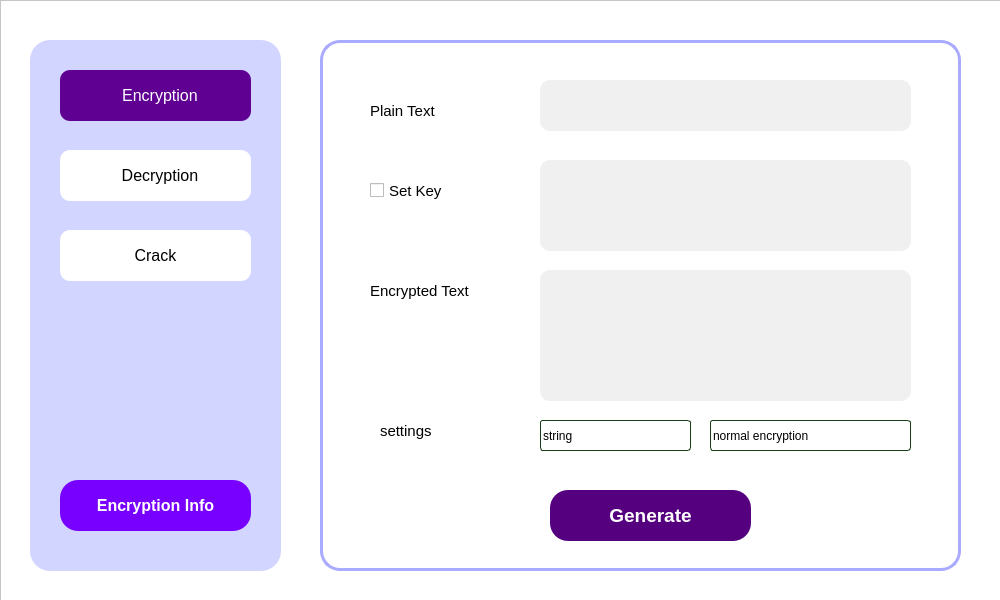
<?xml version="1.0" encoding="UTF-8"?>
<ui version="4.0">
 <class>EncryptionWindow</class>
 <widget class="QMainWindow" name="EncryptionWindow">
  <property name="geometry">
   <rect>
    <x>0</x>
    <y>0</y>
    <width>1000</width>
    <height>600</height>
   </rect>
  </property>
  <property name="sizePolicy">
   <sizepolicy hsizetype="Fixed" vsizetype="Fixed">
    <horstretch>0</horstretch>
    <verstretch>0</verstretch>
   </sizepolicy>
  </property>
  <property name="minimumSize">
   <size>
    <width>1000</width>
    <height>600</height>
   </size>
  </property>
  <property name="maximumSize">
   <size>
    <width>1000</width>
    <height>600</height>
   </size>
  </property>
  <property name="cursor">
   <cursorShape>ArrowCursor</cursorShape>
  </property>
  <property name="windowTitle">
   <string>Simple-DES</string>
  </property>
  <property name="windowIcon">
   <iconset resource="res.qrc">
    <normaloff>:/icons/icon/lock.png</normaloff>:/icons/icon/lock.png</iconset>
  </property>
  <property name="iconSize">
   <size>
    <width>26</width>
    <height>26</height>
   </size>
  </property>
  <property name="toolButtonStyle">
   <enum>Qt::ToolButtonTextOnly</enum>
  </property>
  <property name="dockOptions">
   <set>QMainWindow::AnimatedDocks</set>
  </property>
  <widget class="QWidget" name="centralwidget">
   <widget class="QFrame" name="main_frame">
    <property name="geometry">
     <rect>
      <x>0</x>
      <y>0</y>
      <width>1011</width>
      <height>611</height>
     </rect>
    </property>
    <property name="autoFillBackground">
     <bool>false</bool>
    </property>
    <property name="styleSheet">
     <string notr="true">QFrame {
	background-color:rgb(255, 255, 255);
}

QPushButton {
	border: none;
}

</string>
    </property>
    <property name="frameShape">
     <enum>QFrame::StyledPanel</enum>
    </property>
    <property name="frameShadow">
     <enum>QFrame::Raised</enum>
    </property>
    <property name="lineWidth">
     <number>1</number>
    </property>
    <widget class="QFrame" name="content_frame">
     <property name="geometry">
      <rect>
       <x>320</x>
       <y>40</y>
       <width>641</width>
       <height>531</height>
      </rect>
     </property>
     <property name="styleSheet">
      <string notr="true">QLineEdit {
	border-radius:10px;
	background-color:rgb(240, 240, 240);
	padding-left:10px;
	padding-right:10px;
}

QPushButton:hover {
	background-color:rgb(240, 240, 240);
}

#content_frame {
	border:3px solid rgb(170, 170, 255);
	border-radius:20px
}

</string>
     </property>
     <property name="frameShape">
      <enum>QFrame::StyledPanel</enum>
     </property>
     <property name="frameShadow">
      <enum>QFrame::Raised</enum>
     </property>
     <widget class="QLineEdit" name="plain_text_input">
      <property name="geometry">
       <rect>
        <x>220</x>
        <y>40</y>
        <width>371</width>
        <height>51</height>
       </rect>
      </property>
      <property name="font">
       <font>
        <family>Segoe UI</family>
        <pointsize>12</pointsize>
       </font>
      </property>
      <property name="styleSheet">
       <string notr="true"/>
      </property>
      <property name="text">
       <string/>
      </property>
     </widget>
     <widget class="QCheckBox" name="set_key_check">
      <property name="geometry">
       <rect>
        <x>50</x>
        <y>130</y>
        <width>161</width>
        <height>41</height>
       </rect>
      </property>
      <property name="font">
       <font>
        <family>Arial</family>
        <pointsize>11</pointsize>
        <weight>50</weight>
        <bold>false</bold>
       </font>
      </property>
      <property name="text">
       <string>Set Key</string>
      </property>
     </widget>
     <widget class="QLabel" name="encrpyt_text_label">
      <property name="geometry">
       <rect>
        <x>50</x>
        <y>230</y>
        <width>161</width>
        <height>41</height>
       </rect>
      </property>
      <property name="font">
       <font>
        <family>Arial</family>
        <pointsize>11</pointsize>
        <weight>50</weight>
        <bold>false</bold>
       </font>
      </property>
      <property name="text">
       <string>Encrypted Text</string>
      </property>
     </widget>
     <widget class="QLabel" name="plain_text_label">
      <property name="geometry">
       <rect>
        <x>50</x>
        <y>50</y>
        <width>161</width>
        <height>41</height>
       </rect>
      </property>
      <property name="font">
       <font>
        <family>Arial</family>
        <pointsize>11</pointsize>
        <weight>50</weight>
        <bold>false</bold>
       </font>
      </property>
      <property name="text">
       <string>Plain Text</string>
      </property>
     </widget>
     <widget class="QPushButton" name="generate_button">
      <property name="geometry">
       <rect>
        <x>230</x>
        <y>450</y>
        <width>201</width>
        <height>51</height>
       </rect>
      </property>
      <property name="font">
       <font>
        <family>Segoe UI</family>
        <pointsize>14</pointsize>
        <weight>75</weight>
        <bold>true</bold>
       </font>
      </property>
      <property name="cursor">
       <cursorShape>PointingHandCursor</cursorShape>
      </property>
      <property name="mouseTracking">
       <bool>false</bool>
      </property>
      <property name="styleSheet">
       <string notr="true">QPushButton {
	color:white;
	background-color:rgb(85, 0, 127);
	border-radius:18px;
}

QPushButton::pressed {
	background-color:rgb(170, 170, 255);
}

</string>
      </property>
      <property name="text">
       <string>Generate</string>
      </property>
     </widget>
     <widget class="QTextEdit" name="encrypted_text_input">
      <property name="geometry">
       <rect>
        <x>220</x>
        <y>230</y>
        <width>371</width>
        <height>131</height>
       </rect>
      </property>
      <property name="font">
       <font>
        <family>Arial</family>
        <pointsize>12</pointsize>
       </font>
      </property>
      <property name="styleSheet">
       <string notr="true">QTextEdit {
	background-color:rgb(240, 240, 240);
	border:none;
	border-radius:10px;
	padding-left:10px;
	padding-right:10px;
}

QTextEdit QScrollBar::handle:vertical {
	background-color:rgb(170, 170, 255);
	border-radius:5px
}</string>
      </property>
      <property name="readOnly">
       <bool>true</bool>
      </property>
     </widget>
     <widget class="QTextEdit" name="key_input">
      <property name="geometry">
       <rect>
        <x>220</x>
        <y>120</y>
        <width>371</width>
        <height>91</height>
       </rect>
      </property>
      <property name="font">
       <font>
        <family>Arial</family>
        <pointsize>12</pointsize>
       </font>
      </property>
      <property name="styleSheet">
       <string notr="true">QTextEdit {
	background-color:rgb(240, 240, 240);
	border:none;
	border-radius:10px;
	padding-left:10px;
	padding-right:10px;
}

QTextEdit QScrollBar::handle:vertical {
	background-color:rgb(170, 170, 255);
	border-radius:5px
}</string>
      </property>
      <property name="readOnly">
       <bool>true</bool>
      </property>
     </widget>
     <widget class="QComboBox" name="en_mode">
      <property name="geometry">
       <rect>
        <x>390</x>
        <y>380</y>
        <width>201</width>
        <height>31</height>
       </rect>
      </property>
      <property name="styleSheet">
       <string notr="true">QComboBox{
	border:1px solid #242424;
	border-radius:3px;
	padding:2px;
	background:none;
	border-color: rgb(22,63,23);
	background-color: rgb(255, 255, 255);
	selection-background-color:#484848;
	selection-color:#DCDCDC;
}
 
 
QComboBox::down-arrow{
	image: url(:/icons/icon/down-arrow.png);
	width:20px;
	height:25px;
	right:0px;
}
 
QComboBox::drop-down{
	subcontrol-origin:padding;
	subcontrol-position:top right;
	width:20px;
	border-left-width:0px;
	border-left-style:solid;
}
 
QComboBox::drop-down:on{
	top:1px;
}
QComboBox QAbstractItemView::item{
	min-height:24px;
	min-width:20px;
	color: rgb(239, 239, 239);
}
QComboBox QAbstractItemView::item:selected
{	
    background-color: rgb(170, 170, 255);
}

</string>
      </property>
      <item>
       <property name="text">
        <string>normal encryption</string>
       </property>
      </item>
      <item>
       <property name="text">
        <string>double encryption</string>
       </property>
      </item>
      <item>
       <property name="text">
        <string>triple encryption</string>
       </property>
      </item>
     </widget>
     <widget class="QComboBox" name="input_mode">
      <property name="geometry">
       <rect>
        <x>220</x>
        <y>380</y>
        <width>151</width>
        <height>31</height>
       </rect>
      </property>
      <property name="styleSheet">
       <string notr="true">QComboBox{
	border:1px solid #242424;
	border-radius:3px;
	padding:2px;
	background:none;
	border-color: rgb(22,63,23);
	background-color: rgb(255, 255, 255);
	selection-background-color:#484848;
	selection-color:#DCDCDC;
}
 
 
QComboBox::down-arrow{
	image: url(:/icons/icon/down-arrow.png);
	width:20px;
	height:25px;
	right:0px;
}
 
QComboBox::drop-down{
	subcontrol-origin:padding;
	subcontrol-position:top right;
	width:20px;
	border-left-width:0px;
	border-left-style:solid;
}
 
QComboBox::drop-down:on{
	top:1px;
}
QComboBox QAbstractItemView::item{
	min-height:24px;
	min-width:20px;
	color: rgb(239, 239, 239);
}
QComboBox QAbstractItemView::item:selected
{	
    background-color: rgb(170, 170, 255);
}

</string>
      </property>
      <item>
       <property name="text">
        <string>string</string>
       </property>
      </item>
      <item>
       <property name="text">
        <string>binary</string>
       </property>
      </item>
     </widget>
     <widget class="QLabel" name="encrpyt_text_label_2">
      <property name="geometry">
       <rect>
        <x>60</x>
        <y>370</y>
        <width>131</width>
        <height>41</height>
       </rect>
      </property>
      <property name="font">
       <font>
        <family>Arial</family>
        <pointsize>11</pointsize>
        <weight>50</weight>
        <bold>false</bold>
       </font>
      </property>
      <property name="text">
       <string>settings</string>
      </property>
     </widget>
    </widget>
    <widget class="QFrame" name="menu_frame">
     <property name="geometry">
      <rect>
       <x>30</x>
       <y>40</y>
       <width>251</width>
       <height>531</height>
      </rect>
     </property>
     <property name="styleSheet">
      <string notr="true">QPushButton {
	border-radius:10px;
	background-color:rgb(255, 255, 255);
}

QFrame {
	background-color:rgb(210, 213, 255);
	border-radius:20px
}

</string>
     </property>
     <property name="frameShape">
      <enum>QFrame::StyledPanel</enum>
     </property>
     <property name="frameShadow">
      <enum>QFrame::Raised</enum>
     </property>
     <widget class="QPushButton" name="decryption_button">
      <property name="geometry">
       <rect>
        <x>30</x>
        <y>110</y>
        <width>191</width>
        <height>51</height>
       </rect>
      </property>
      <property name="font">
       <font>
        <family>Arial</family>
        <pointsize>12</pointsize>
        <weight>50</weight>
        <bold>false</bold>
       </font>
      </property>
      <property name="cursor">
       <cursorShape>PointingHandCursor</cursorShape>
      </property>
      <property name="styleSheet">
       <string notr="true">QPushButton::hover {
	background-color:rgb(230, 230, 230)
}

QPushButton::pressed {
	background-color:rgb(224, 220, 240)
}</string>
      </property>
      <property name="text">
       <string>  Decryption</string>
      </property>
      <property name="icon">
       <iconset resource="res.qrc">
        <normaloff>:/icons/icon/decryption.png</normaloff>:/icons/icon/decryption.png</iconset>
      </property>
     </widget>
     <widget class="QPushButton" name="encryption_button">
      <property name="geometry">
       <rect>
        <x>30</x>
        <y>30</y>
        <width>191</width>
        <height>51</height>
       </rect>
      </property>
      <property name="font">
       <font>
        <family>Arial</family>
        <pointsize>12</pointsize>
        <weight>50</weight>
        <bold>false</bold>
       </font>
      </property>
      <property name="cursor">
       <cursorShape>ArrowCursor</cursorShape>
      </property>
      <property name="styleSheet">
       <string notr="true">background-color:rgb(95, 0, 147);
color:white;</string>
      </property>
      <property name="text">
       <string>  Encryption</string>
      </property>
      <property name="icon">
       <iconset resource="res.qrc">
        <normaloff>:/icons/icon/encryption.png</normaloff>:/icons/icon/encryption.png</iconset>
      </property>
      <property name="checkable">
       <bool>false</bool>
      </property>
     </widget>
     <widget class="QPushButton" name="crack_button">
      <property name="geometry">
       <rect>
        <x>30</x>
        <y>190</y>
        <width>191</width>
        <height>51</height>
       </rect>
      </property>
      <property name="font">
       <font>
        <family>Arial</family>
        <pointsize>12</pointsize>
        <weight>50</weight>
        <bold>false</bold>
       </font>
      </property>
      <property name="cursor">
       <cursorShape>PointingHandCursor</cursorShape>
      </property>
      <property name="styleSheet">
       <string notr="true">QPushButton::hover {
	background-color:rgb(230, 230, 230)
}

QPushButton::pressed {
	background-color:rgb(224, 220, 240)
}</string>
      </property>
      <property name="text">
       <string>Crack</string>
      </property>
      <property name="icon">
       <iconset resource="res.qrc">
        <normaloff>:/icons/icon/spider.png</normaloff>:/icons/icon/spider.png</iconset>
      </property>
     </widget>
     <widget class="QPushButton" name="get_info_button">
      <property name="geometry">
       <rect>
        <x>30</x>
        <y>440</y>
        <width>191</width>
        <height>51</height>
       </rect>
      </property>
      <property name="font">
       <font>
        <family>Segoe UI</family>
        <pointsize>12</pointsize>
        <weight>75</weight>
        <bold>true</bold>
       </font>
      </property>
      <property name="cursor">
       <cursorShape>PointingHandCursor</cursorShape>
      </property>
      <property name="mouseTracking">
       <bool>false</bool>
      </property>
      <property name="styleSheet">
       <string notr="true">QPushButton {
	color:white;
	background-color:rgb(119, 0, 255);
	border-radius:18px;
}

QPushButton::pressed {
	background-color:rgb(170, 170, 255);
}

</string>
      </property>
      <property name="text">
       <string>Encryption Info</string>
      </property>
     </widget>
    </widget>
   </widget>
  </widget>
 </widget>
 <resources>
  <include location="res.qrc"/>
 </resources>
 <connections/>
</ui>
